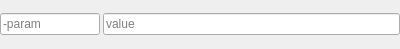
<?xml version="1.0" encoding="UTF-8"?>
<ui version="4.0">
 <class>BlockCustom</class>
 <widget class="QWidget" name="BlockCustom">
  <property name="geometry">
   <rect>
    <x>0</x>
    <y>0</y>
    <width>400</width>
    <height>49</height>
   </rect>
  </property>
  <property name="windowTitle">
   <string>Form</string>
  </property>
  <layout class="QHBoxLayout" name="horizontalLayout">
   <property name="spacing">
    <number>3</number>
   </property>
   <property name="leftMargin">
    <number>0</number>
   </property>
   <property name="topMargin">
    <number>0</number>
   </property>
   <property name="rightMargin">
    <number>0</number>
   </property>
   <property name="bottomMargin">
    <number>0</number>
   </property>
   <item>
    <widget class="QLineEdit" name="paramEdit">
     <property name="minimumSize">
      <size>
       <width>100</width>
       <height>0</height>
      </size>
     </property>
     <property name="maximumSize">
      <size>
       <width>100</width>
       <height>16777215</height>
      </size>
     </property>
     <property name="placeholderText">
      <string>-param</string>
     </property>
    </widget>
   </item>
   <item>
    <widget class="QLineEdit" name="valueEdit">
     <property name="placeholderText">
      <string>value</string>
     </property>
    </widget>
   </item>
  </layout>
 </widget>
 <resources/>
 <connections/>
</ui>
